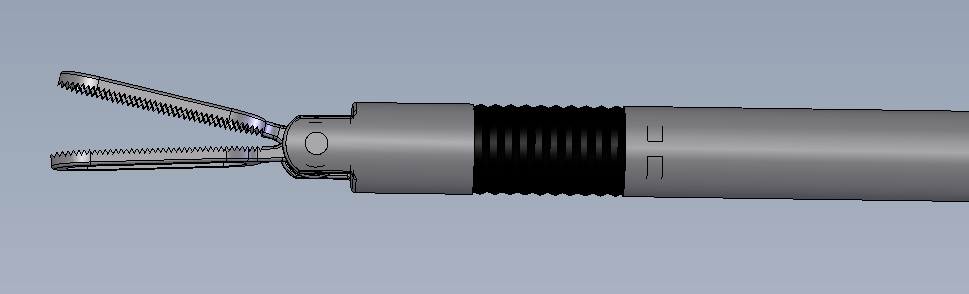
#> input picture code/forceps.PNG, 969 x 294 px
$ jupyter execute --allow-errors Detect_edge.ipynb
#> lines starting #> are read from the running program, lines starting #| are printed output that depends on the picture; after the words box and inside, x2 and y2 are one past the last pixel; in counts of white or black regions, pixels touching at a corner belong together
[cell 1]
import cv2

[cell 2]
import numpy as np

[cell 3]
filename = "forceps.PNG"

[cell 4]
gry = cv2.imread(filename, 0)
#> gry: shape (294, 969); min 0, max 242, mean 150.9

[cell 5]
cv2.imwrite('gray.jpg', gry)
#> Out = True

白黒画像で画像を読み込み

[cell 6]
img = cv2.imread(filename,0)

エッジ検出

[cell 7]
canny_img = cv2.Canny(img, 50, 110)
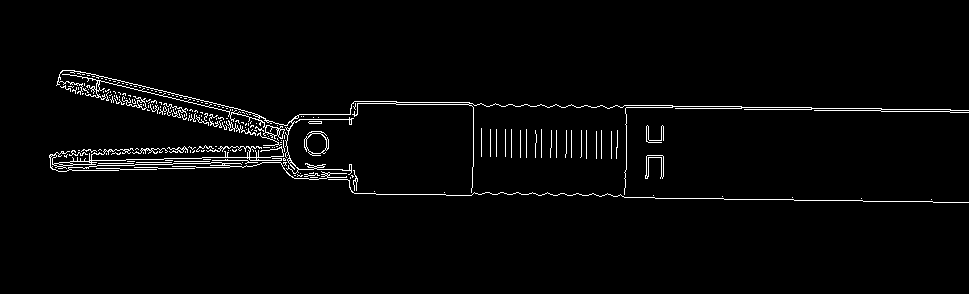
#> canny_img: shape (294, 969); 2.4% white in thin lines or dots, all inside (x1, y1, x2, y2) = (49, 70, 969, 203)
